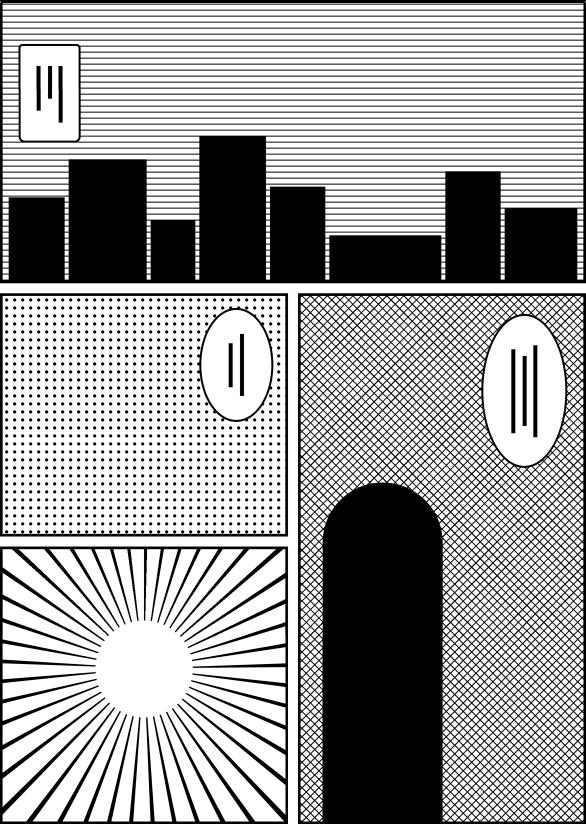
#> input picture assets/demo/page-00.png, 1172 x 1648 px (shown at 1/2 size)
$ python -i extract-design-assets.py   (imports and definitions only)
#> lines starting #> are read from the running program, lines starting #| are printed output that depends on the picture
#> further down, picture is the input picture: PIL image 1172x1648 L; min 0, max 255, mean 162.9
"""Extract clean demo cover art and rebuild standalone comic pages from the supplied PDF.

This is an input-asset preparation utility, not an application test or screenshot runner.
The source PDF remains outside the repository. It contains raster mockups at three pixels
per design unit. Crops exclude navigation, captions, and application status badges.
"""

from __future__ import annotations

import argparse
import gzip
import hashlib
import io
import json
import math
from pathlib import Path

from PIL import Image, ImageDraw, ImageFont
from pypdf import PdfReader


COVER_TITLES = [
    "\u96fe\u6e2f\u5947\u8c2d", "\u7b2c\u4e03\u53f7\u5217\u8f66", "\u661f\u5c51\u98df\u5802", "\u6df1\u6d77\u90ae\u5dee",
    "\u7eb8\u9e64\u4e0e\u5251", "\u591c\u884c\u690d\u7269\u56ed", "\u94f6\u8272\u5c71\u8109", "\u706f\u5854\u5b88\u671b\u8005",
    "\u673a\u68b0\u5e08\u7684\u5348\u540e", "\u5317\u65b9\u65c5\u56e2", "\u767d\u663c\u7684\u732b", "\u56de\u58f0\u5c0f\u9547",
    "\u8ff7\u9014\u56fe\u4e66\u9986", "\u96ea\u539f\u4fe1\u4f7f", "\u9752\u94dc\u65f6\u4ee3", "\u6708\u9762\u6563\u6b65",
    "\u51ac\u65e5\u70bc\u91d1\u672f", "\u8fdc\u96f7",
]


def quantize_gray(image: Image.Image) -> Image.Image:
    """Keep image samples on the display's sixteen equally spaced gray levels."""
    return image.convert("L").point(lambda value: min(255, ((value + 8) // 17) * 17))


def load_font(path: Path, size: int) -> ImageFont.FreeTypeFont:
    data = gzip.decompress(path.read_bytes()) if path.suffix == ".gz" else path.read_bytes()
    return ImageFont.truetype(io.BytesIO(data), size=size)


# [110 lines left out: functions extract_covers, panel, speech, not called in this run]


def continue_front_art(image: Image.Image) -> None:
    """Match front-page continuations to the original art on both clip boundaries.

    The first observed row, y=178, contains a PDF application-header separator.
    Replace it with continued art and keep [0, 179, 1172, 1269) unchanged. All
    three front-panel backgrounds use white 255, unlike the back-page dot field.
    """
    width, height = image.size
#> width = 1172; height = 1648
    scale = 8
    sample_offset = (scale - 1) / (2 * scale)

    def point(x: float, y: float, origin_x: int = 0, origin_y: int = 0) -> tuple[int, int]:
        return (round((x - origin_x + sample_offset) * scale), round((y - origin_y + sample_offset) * scale))

    def box(bounds: tuple[float, float, float, float], origin_x: int = 0, origin_y: int = 0) -> tuple[int, int, int, int]:
        left, top, right, bottom = bounds
        return (*point(left, top, origin_x, origin_y), *point(right, bottom, origin_x, origin_y))

    # Sample the original horizontal-rule profile, including its antialiasing.
    top = quantize_gray(image.crop((1100, 192, 1101, 371))).resize((width, 179), Image.Resampling.NEAREST)
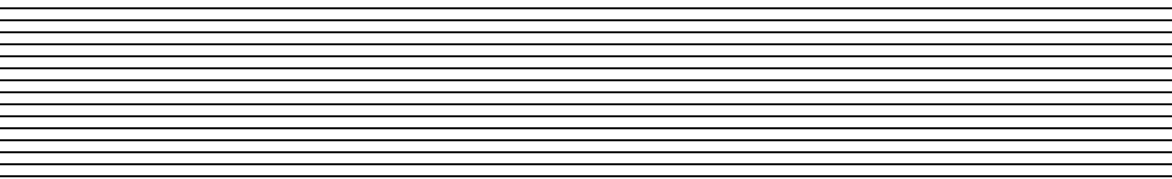
#> top: PIL image 1172x179 L; min 0, max 255, mean 213.2
    overlay = Image.new("RGBA", (width * scale, 179 * scale), (0, 0, 0, 0))
#> overlay: PIL image 9376x1432 RGBA; every value is 0
    drawing = ImageDraw.Draw(overlay)
    drawing.rounded_rectangle(box((36.5, 87.5, 160.5, 284.5)), radius=8 * scale, fill=(0, 0, 0, 255))
    drawing.rounded_rectangle(box((40.5, 91.5, 156.5, 280.5)), radius=4 * scale, fill=(255, 255, 255, 255))
    for left, right in ((72.5, 80.5), (95.5, 103.5), (116.5, 124.5)):
        drawing.rectangle(box((left, 131.5, right, 179)), fill=(0, 0, 0, 255))
    for left, right in ((-0.5, 4.5), (1166.5, 1171.5)):
        drawing.rectangle(box((left, -0.5, right, 179)), fill=(0, 0, 0, 255))
    top = quantize_gray(Image.alpha_composite(top.convert("RGBA"), overlay.resize(top.size, Image.Resampling.LANCZOS)))
#> in quantize_gray (call 2), `return image.convert("L").point(lambda value: min(255, ((value + 8) //..`:
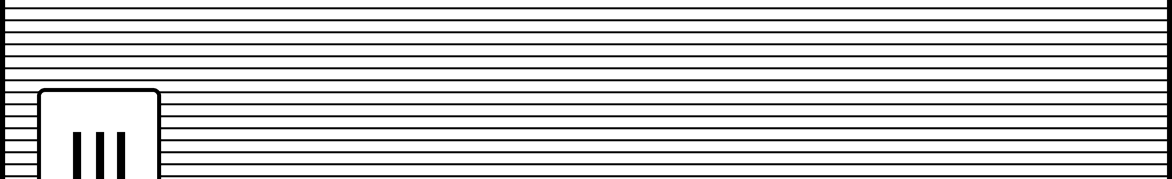
#> returned value: PIL image 1172x179 L; min 0, max 255, mean 210.9

    lower_height = height - 1269
#> lower_height = 379
    left = Image.new("L", (576 * scale, lower_height * scale), 255)
#> left: PIL image 4608x3032 L; every value is 255
    drawing = ImageDraw.Draw(left)
    focus_x, focus_y = 287.41545428149124, 1336.0866790262958
    phase = 6.768962320321114
    half_angle = 1.4984945157857084 / 2
    for index in range(45):
        start = math.radians(phase + index * 8 - half_angle)
        end = math.radians(phase + index * 8 + half_angle)
        vertices = ((focus_x, focus_y), (focus_x + math.cos(start) * 4000, focus_y + math.sin(start) * 4000), (focus_x + math.cos(end) * 4000, focus_y + math.sin(end) * 4000))
        drawing.polygon([point(x, y, 0, 1269) for x, y in vertices], fill=0)
    circle_x, circle_y, radius = 287.7675886575821, 1337.1505415301122, 97.17647228926168
    drawing.ellipse(box((circle_x - radius, circle_y - radius, circle_x + radius, circle_y + radius), 0, 1269), fill=255)
    for bounds in ((-0.5, 1268.5, 4.5, 1647.5), (570.5, 1268.5, 575.5, 1647.5), (-0.5, 1642.5, 575.5, 1647.5)):
        drawing.rectangle(box(bounds, 0, 1269), fill=0)
    left = quantize_gray(left.resize((576, lower_height), Image.Resampling.LANCZOS))
#> in quantize_gray (call 3), `return image.convert("L").point(lambda value: min(255, ((value + 8) //..`:
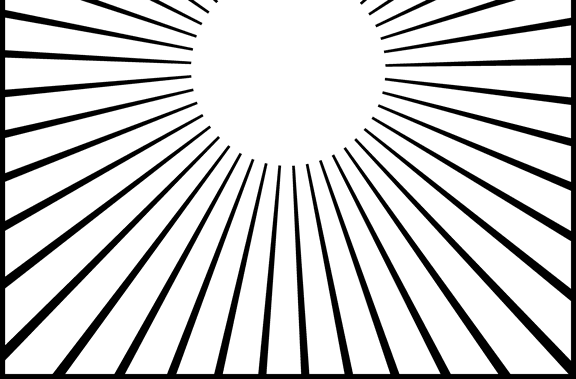
#> returned value: PIL image 576x379 L; min 0, max 255, mean 206.3

    right = Image.new("L", (576 * scale, lower_height * scale), 255)
    drawing = ImageDraw.Draw(right)
    slope = 1.0003055300947143
    period = 16.970562748477143
    line_width = round(1.9993473797851546 * scale)
    for phase, direction in ((12.303998239857012, 1), (6.694682932717064, -1)):
        for index in range(-200, 201):
            constant = phase + index * period
            drawing.line((point(constant + direction * slope * 1260, 1260, 596, 1269), point(constant + direction * slope * 1650, 1650, 596, 1269)), fill=0, width=line_width)
    # The observed silhouette has straight sides at x=645 and x=885.
    drawing.rectangle(box((644.5, 1268.5, 884.5, 1647.5), 596, 1269), fill=0)
    for bounds in ((595.5, 1268.5, 600.5, 1647.5), (1166.5, 1268.5, 1171.5, 1647.5), (595.5, 1642.5, 1171.5, 1647.5)):
        drawing.rectangle(box(bounds, 596, 1269), fill=0)
    right = quantize_gray(right.resize((576, lower_height), Image.Resampling.LANCZOS))
#> in quantize_gray (call 4), `return image.convert("L").point(lambda value: min(255, ((value + 8) //..`:
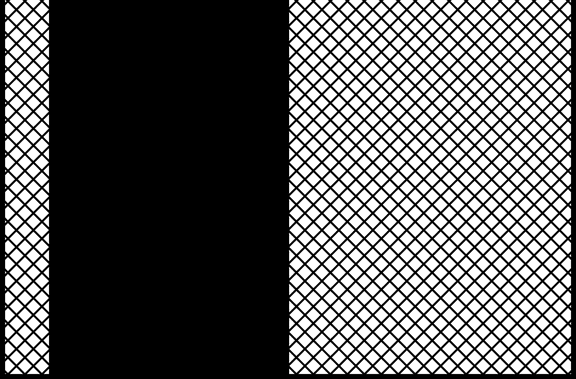
#> returned value: PIL image 576x379 L; min 0, max 255, mean 98.7
    bottom = Image.new("L", (width, lower_height), 255)
#> bottom: PIL image 1172x379 L; every value is 255
    bottom.paste(left, (0, 0))
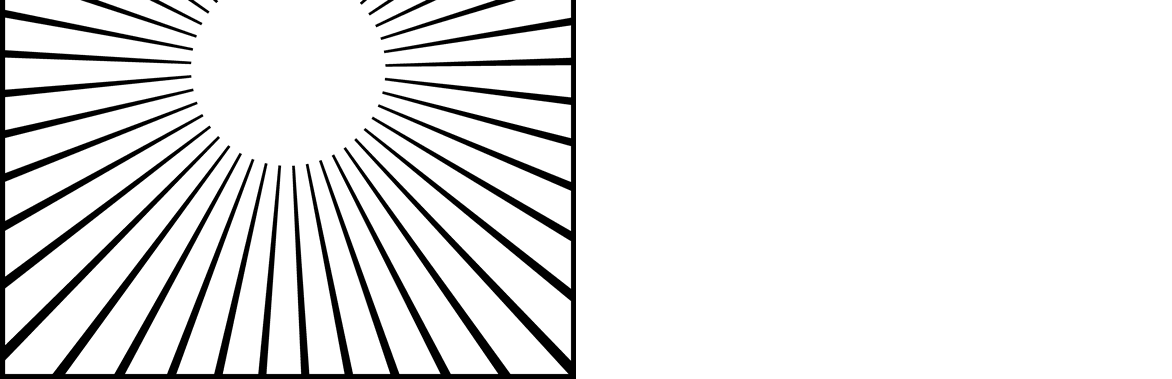
#> bottom: PIL image 1172x379 L; min 0, max 255, mean 231.1
    bottom.paste(right, (596, 0))
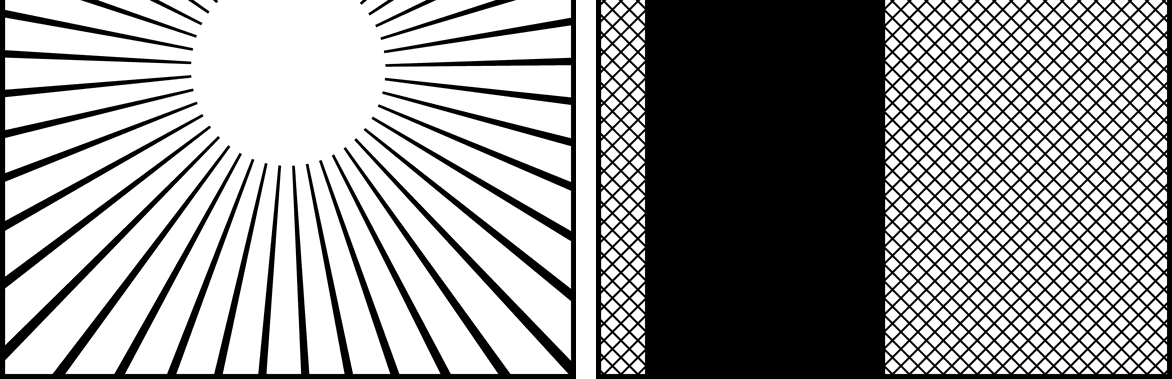
#> bottom: PIL image 1172x379 L; min 0, max 255, mean 154.2
    image.paste(top.crop((0, 6, width, 179)), (0, 6))
    image.paste(bottom, (0, 1269))


# [283 lines left out: functions front_continuation_record, continue_back_art, back_continuation_record, comic_pages, search_covers, paperwhite_library_covers and 1 more, not called in this run]


# [2 lines not run here, left out]

>>> from PIL import Image
>>> picture = Image.open('../assets/demo/page-00.png')
>>> result = continue_front_art(picture)
